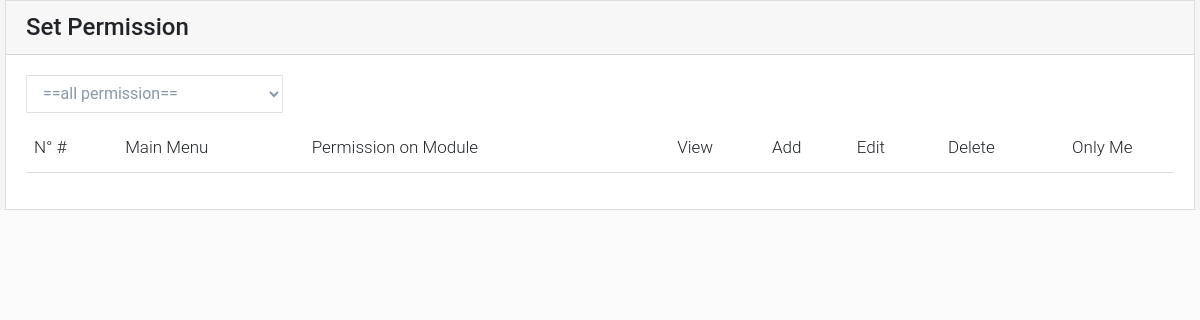
/permission/set_permission.php (signed in), run on an earlier commit of the app's database.
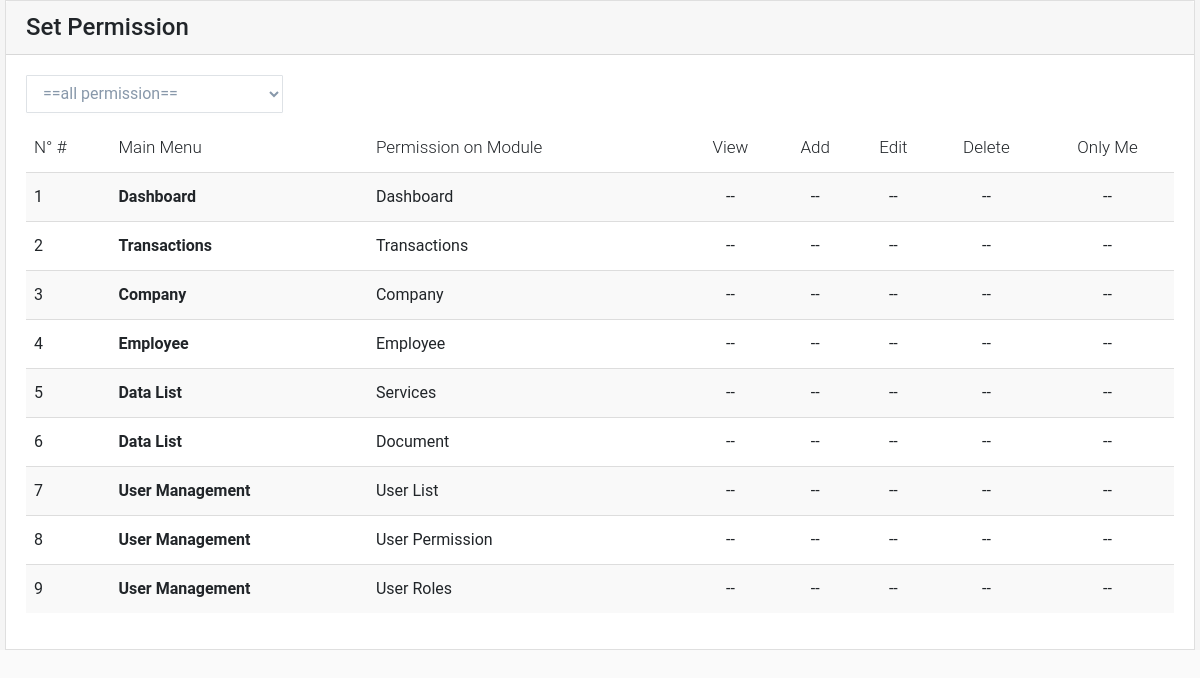
And on a later commit of the database.
### tables this page shows
CREATE TABLE `tbl_left_menu` (
  `lm_id` int(11) NOT NULL,
  `lm_name` char(50) NOT NULL,
  `lm_icon` char(50) NOT NULL,
  `lm_directory` char(50) NOT NULL,
  `lm_index_order` tinyint(4) NOT NULL,
  `lm_main_menu` int(11) NOT NULL,
  `lm_status` int(11) NOT NULL
);

CREATE TABLE `tbl_main_menu` (
  `mm_id` int(11) NOT NULL,
  `mm_name` char(50) NOT NULL,
  `mm_icon` char(50) NOT NULL,
  `mm_directory` char(50) NOT NULL,
  `mm_index_order` tinyint(4) NOT NULL
);

### permission/set_permission.php (the view, shortened to what this page needs)
<?php
	include('../config/key.php');
	include('../layout/header_frame.php');
?>
<div class="row">
	<div class="col-sm-12">
		<div class="card">
			<div class="card-header card-header-icon card-header-info">
				<h4 class="card-title mb-0">Set Permission</h4>
			</div>
			<div class="card-body">
				<form action="<?= $_SERVER['PHP_SELF'] ?>" style="display: inline;" method="get">
					<div class="row col-sm-3">
						<select class="form-control" onchange="form.submit();" name="txt_main_menu">
							<option value="">==all permission==</option>
						</select>
						<br/>
						<br/>
					</div>
				</form>
				<div class="vs-datatable">
					<table id="datatables" class="table table-hover table-striped" width="100%">
						<thead>
							<tr>
								<th>N&deg; #</th>
		                        <th>Main Menu</th>
		                        <th>Permission on Module</th>
		                        <th class="text-center">View</th>
		                        <th class="text-center">Add</th>
		                        <th class="text-center">Edit</th>
		                        <th class="text-center">Delete</th>
		                        <th class="text-center">Only Me</th>
							</tr>
						</thead>
						<tbody>
		                    <?php
		                        if(@$_GET['txt_main_menu'] != ""){
		                            $v_permission = @$_GET['txt_main_menu'];
		                            $get_data = $db->query("SELECT * FROM tbl_left_menu AS A
		                                LEFT JOIN tbl_main_menu AS B ON B.mm_id=A.lm_main_menu
		                                WHERE A.lm_main_menu='$v_permission' AND (A.lm_status='1' OR A.lm_status='2')
		                                ORDER BY B.mm_index_order ASC,A.lm_index_order ASC");
		                        }else{
		                            $get_data = $db->query("SELECT * FROM tbl_left_menu AS A
		                                LEFT JOIN tbl_main_menu AS B ON B.mm_id=A.lm_main_menu
		                                WHERE (A.lm_status='1' OR A.lm_status='2')
		                                ORDER BY B.mm_index_order ASC,A.lm_index_order ASC");
		                        }
		                        $no = 0;
		                        while ($row = mysqli_fetch_object($get_data)) {
		                            $v_position = @$_GET['parent_id'];
		                            if($row->lm_status==2){
		                              echo '<tr class="menu_title" data-position="'.$v_position.'" data-module="'.$row->lm_id.'">';
		                            }else{
		                              echo '<tr data-position="'.$v_position.'" data-module="'.$row->lm_id.'">';
		                            }
		                                echo "<td>".(++$no)."</td>";
		                                echo '<th>'.$row->mm_name.'</th>';
		                                echo '<td>'.$row->lm_name.'</td>';
		                                if(@$_GET['parent_id'] != ""){
		                                    $get_permission = $db->query("SELECT * FROM tbl_permission WHERE p_position='$v_position' AND p_module=".$row->lm_id);
		                                    if(mysqli_num_rows($get_permission)){
		                                        $row_permission = mysqli_fetch_object($get_permission);
		                                        echo '<td class="text-center"><div class="togglebutton"><label> <input data-parent-id='.$row->lm_id.' type="checkbox"  '.(($row_permission->p_view)?('checked'):('')).'> <span class="toggle toggle-success"></span> </label></div></td>';
		                                        echo '<td class="text-center"><div class="togglebutton"><label> <input data-parent-id='.$row->lm_id.' type="checkbox"  '.(($row_permission->p_add)?('checked'):('')).'> <span class="toggle toggle-success"></span> </label></div></td>';
		                                        echo '<td class="text-center"><div class="togglebutton"><label> <input data-parent-id='.$row->lm_id.' type="checkbox"  '.(($row_permission->p_edit)?('checked'):('')).'> <span class="toggle toggle-success"></span> </label></div></td>';
		                                        echo '<td class="text-center"><div class="togglebutton"><label> <input data-parent-id='.$row->lm_id.' type="checkbox"  '.(($row_permission->p_delete)?('checked'):('')).'> <span class="toggle toggle-success"></span> </label></div></td>';
		                                        echo '<td class="text-center"><div class="togglebutton"><label> <input data-parent-id='.$row->lm_id.' type="checkbox"  '.(($row_permission->p_only_group)?('checked'):('')).'> <span class="toggle toggle-success"></span> </label></div></td>';
		                                    }else{
		                                        echo '<td class="text-center"><div class="togglebutton"><label> <input data-parent-id='.$row->lm_id.' type="checkbox"> <span class="toggle toggle-success"></span> </label></div></td>';
		                                        echo '<td class="text-center"><div class="togglebutton"><label> <input data-parent-id='.$row->lm_id.' type="checkbox"> <span class="toggle toggle-success"></span> </label></div></td>';
		                                        echo '<td class="text-center"><div class="togglebutton"><label> <input data-parent-id='.$row->lm_id.' type="checkbox"> <span class="toggle toggle-success"></span> </label></div></td>';
		                                        echo '<td class="text-center"><div class="togglebutton"><label> <input data-parent-id='.$row->lm_id.' type="checkbox"> <span class="toggle toggle-success"></span> </label></div></td>';
		                                        echo '<td class="text-center"><div class="togglebutton"><label> <input data-parent-id='.$row->lm_id.' type="checkbox"> <span class="toggle toggle-success"></span> </label></div></td>';
		                                    }
		                                }else{
		                                    echo '<td class="text-center">--</td>';
		                                    echo '<td class="text-center">--</td>';
		                                    echo '<td class="text-center">--</td>';
		                                    echo '<td class="text-center">--</td>';
		                                    echo '<td class="text-center">--</td>';
		                                }
		                            echo '</tr>';
		                        }
		                    ?>
		                </tbody>
					</table>
				</div>
			</div>
		</div>
	</div>
</div>
<?php
	include('../layout/footer_frame.php');
?>

### layout/header_frame.php (shortened to what this page needs)
<!DOCTYPE html>
<html lang="en">
<head>
	<link rel="stylesheet" type="text/css" href="<?=@BASE?>dist/fonts/iconfont/material-icons.css">
	<link rel="stylesheet" type="text/css" href="<?=@BASE?>dist/css/all.css">
	<link rel="stylesheet" type="text/css" href="<?=@BASE?>dist/css/bootstrap.css">
	<link rel="stylesheet" type="text/css" href="<?=@BASE?>dist/css/bootstrap-select.css">
	<link rel="stylesheet" type="text/css" href="<?=@BASE?>dist/css/perfect-scrollbar.css">
	<link rel="stylesheet" type="text/css" href="<?=@BASE?>dist/css/bootstrap-datetimepicker.min.css">
	<link rel="stylesheet" type="text/css" href="<?=@BASE?>dist/css/default.css">
</head>
<body>
	<div class="wrapper">
		<div class="container-fluid content">

### layout/footer_frame.php (shortened to what this page needs)
      </div>
    </div>
  </body>
</html>

### layout/header_frame.php (style rules this page uses)
.content { background: #f5f5f5; }
.content > div > div.col-sm-12 { padding-left: 5px!important; padding-right: 5px!important; }
.content .card { border-radius: 0px!important; }

What changed in the data, as far as the page shows it:
added tbl_left_menu: tbl_main_menu.mm_name "Dashboard", lm_name "Dashboard"
added tbl_left_menu: tbl_main_menu.mm_name "Transactions", lm_name "Transactions"
added tbl_left_menu: tbl_main_menu.mm_name "Company", lm_name "Company"
added tbl_left_menu: tbl_main_menu.mm_name "Employee", lm_name "Employee"
added tbl_left_menu: tbl_main_menu.mm_name "Data List", lm_name "Services"
added tbl_left_menu: tbl_main_menu.mm_name "Data List", lm_name "Document"
added tbl_left_menu: tbl_main_menu.mm_name "User Management", lm_name "User List"
added tbl_left_menu: tbl_main_menu.mm_name "User Management", lm_name "User Permission"
added tbl_left_menu: tbl_main_menu.mm_name "User Management", lm_name "User Roles"
